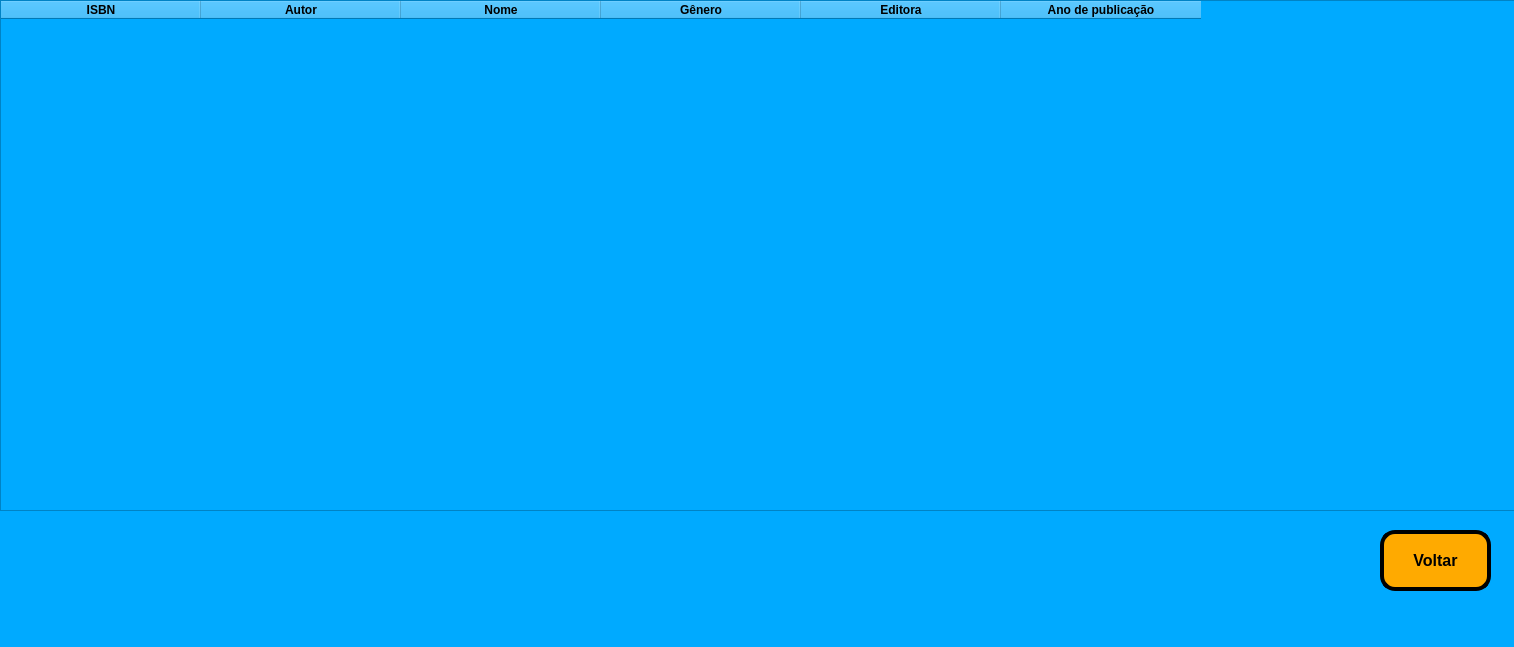
<?xml version="1.0" encoding="UTF-8"?>
<ui version="4.0">
 <class>MainWindow</class>
 <widget class="QMainWindow" name="MainWindow">
  <property name="geometry">
   <rect>
    <x>0</x>
    <y>0</y>
    <width>1514</width>
    <height>647</height>
   </rect>
  </property>
  <property name="windowTitle">
   <string>Lista Livros</string>
  </property>
  <property name="styleSheet">
   <string notr="true">background-color: rgb(0, 170, 255);</string>
  </property>
  <widget class="QWidget" name="centralwidget">
   <widget class="QTableWidget" name="tableWidget">
    <property name="geometry">
     <rect>
      <x>0</x>
      <y>0</y>
      <width>1651</width>
      <height>511</height>
     </rect>
    </property>
    <property name="font">
     <font>
      <pointsize>12</pointsize>
      <weight>75</weight>
      <bold>true</bold>
     </font>
    </property>
    <property name="styleSheet">
     <string notr="true">tableWidget.setColumnWidth(0, 1555)</string>
    </property>
    <attribute name="horizontalHeaderVisible">
     <bool>true</bool>
    </attribute>
    <attribute name="horizontalHeaderDefaultSectionSize">
     <number>200</number>
    </attribute>
    <attribute name="horizontalHeaderHighlightSections">
     <bool>true</bool>
    </attribute>
    <attribute name="verticalHeaderVisible">
     <bool>false</bool>
    </attribute>
    <attribute name="verticalHeaderHighlightSections">
     <bool>false</bool>
    </attribute>
    <column>
     <property name="text">
      <string>ISBN</string>
     </property>
     <property name="font">
      <font>
       <weight>75</weight>
       <bold>true</bold>
      </font>
     </property>
    </column>
    <column>
     <property name="text">
      <string>Autor</string>
     </property>
     <property name="font">
      <font>
       <weight>75</weight>
       <bold>true</bold>
      </font>
     </property>
    </column>
    <column>
     <property name="text">
      <string>Nome</string>
     </property>
     <property name="font">
      <font>
       <weight>75</weight>
       <bold>true</bold>
      </font>
     </property>
    </column>
    <column>
     <property name="text">
      <string>Gênero</string>
     </property>
     <property name="font">
      <font>
       <weight>75</weight>
       <bold>true</bold>
      </font>
     </property>
    </column>
    <column>
     <property name="text">
      <string>Editora</string>
     </property>
     <property name="font">
      <font>
       <weight>75</weight>
       <bold>true</bold>
      </font>
     </property>
    </column>
    <column>
     <property name="text">
      <string>Ano de publicação</string>
     </property>
     <property name="font">
      <font>
       <weight>75</weight>
       <bold>true</bold>
      </font>
     </property>
    </column>
   </widget>
   <widget class="QPushButton" name="pushButton">
    <property name="geometry">
     <rect>
      <x>1380</x>
      <y>530</y>
      <width>111</width>
      <height>61</height>
     </rect>
    </property>
    <property name="font">
     <font>
      <pointsize>12</pointsize>
      <weight>75</weight>
      <bold>true</bold>
     </font>
    </property>
    <property name="styleSheet">
     <string notr="true">background-color: rgb(255, 170, 0);
border-radius: 15px;
border-style: outset;
border-width: 4px;
border-color: black;</string>
    </property>
    <property name="text">
     <string>Voltar</string>
    </property>
    <property name="icon">
     <iconset>
      <normaloff>../../../../.designer/backup/voltar.png</normaloff>../../../../.designer/backup/voltar.png</iconset>
    </property>
   </widget>
  </widget>
  <widget class="QMenuBar" name="menubar">
   <property name="geometry">
    <rect>
     <x>0</x>
     <y>0</y>
     <width>1514</width>
     <height>26</height>
    </rect>
   </property>
  </widget>
  <widget class="QStatusBar" name="statusbar"/>
 </widget>
 <resources/>
 <connections/>
</ui>
